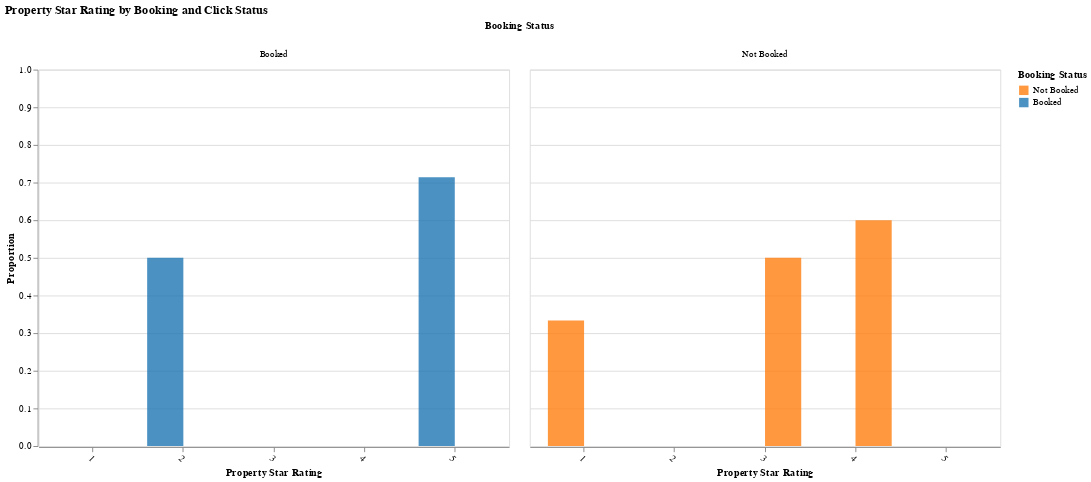

The code cell stored with this chart in its notebook:
### Code cell
import altair as alt
import polars as pl

# ✅ Dummy Aggregated DataFrame (Replace with actual dataset)
agg_df = pl.DataFrame({
    "prop_starrating": ["1", "2", "3", "4", "5"],
    "click_bool": ["1", "1", "0", "0", "1"],
    "booking_bool": ["0", "1", "0", "0", "1"],
    "proportion": [0.1, 0.2, 0.15, 0.3, 0.25],
    "click_proportion": [0.3, 0.4, 0.3, 0.5, 0.35]  # Click-based proportions
})

# ✅ Convert DataFrame to Altair-compatible format
agg_df = agg_df.to_pandas()

# ✅ Dropdown for Clicked vs. Not Clicked
click_selection = alt.param(
    name="click_bool_selection",
    bind=alt.binding_select(
        options=["All", "0", "1"],
        labels=["Both", "Not Clicked", "Clicked"],
        name="Click Status"
    ),
    value="All"
)

# ✅ Dropdown for Booked vs. Not Booked
book_selection = alt.param(
    name="book_bool_selection",
    bind=alt.binding_select(
        options=["All", "0", "1"],
        labels=["Both", "Not Booked", "Booked"],
        name="Booking Status"
    ),
    value="All"
)

# ✅ Dropdown for Overall Proportion vs. Given Clicked
proportion_type_selection = alt.param(
    name="proportion_type_selection",
    bind=alt.binding_select(
        options=["Overall", "Given Clicked"],
        labels=["Overall Proportion", "Proportion Given Clicked"],
        name="Proportion Type"
    ),
    value="Overall"
)

# ✅ Precompute Adjusted Proportion (Outside Altair)
agg_df["adjusted_proportion"] = agg_df.apply(
    lambda row: row["proportion"] / row["click_proportion"]
    if row["click_proportion"] > 0 and proportion_type_selection == "Given Clicked"
    else row["proportion"],
    axis=1
)

# ✅ Filtering Logic
filter_condition = (
    ((click_selection == "All") | ((click_selection == "0") & (alt.datum.click_bool == "0")) | ((click_selection == "1") & (alt.datum.click_bool == "1"))) &
    ((book_selection == "All") | ((book_selection == "0") & (alt.datum.booking_bool == "0")) | ((book_selection == "1") & (alt.datum.booking_bool == "1")))
)

# ✅ Chart Definition
chart = alt.Chart(agg_df).transform_calculate(
    click_label="datum.click_bool == '1' ? 'Clicked' : 'Not Clicked'",
    book_label="datum.booking_bool == '1' ? 'Booked' : 'Not Booked'"
).mark_bar(opacity=0.8).encode(
    x=alt.X("prop_starrating:O", title="Property Star Rating"),
    xOffset=alt.XOffset("click_label:N"),  # ✅ Moves Clicked & Not Clicked Side by Side
    y=alt.Y("adjusted_proportion:Q", title="Proportion", scale=alt.Scale(domain=[0, 1])),
    color=alt.Color(
        "book_label:N",
        scale=alt.Scale(domain=['Not Booked', 'Booked'], range=['#ff7f0e', '#1f77b4']),
        legend=alt.Legend(title="Booking Status")
    ),
    column=alt.Column("book_label:N", title="Booking Status"),
    tooltip=["prop_starrating", "adjusted_proportion", "click_label:N", "book_label:N"]
).transform_filter(
    filter_condition
).add_params(
    click_selection,
    book_selection,
    proportion_type_selection
).properties(
    width=500,
    height=400,
    title="Property Star Rating by Booking and Click Status"
).configure_axisX(
    labelAngle=45
)

chart

### Figure 1 — Vega specification as saved in the notebook (floating-point values rounded to 4 significant figures)
{"$schema": "https://vega.github.io/schema/vega/v5.json", "data": [{"name": "_server_source_0", "values": [{"prop_starrating": "1", "click_bool": "1", "booking_bool": "0", "proportion": 0.1, "click_proportion": 0.3, "adjusted_proportion": 0.3333, "click_label": "Clicked", "book_label": "Not Booked"}, {"prop_starrating": "2", "click_bool": "1", "booking_bool": "1", "proportion": 0.2, "click_proportion": 0.4, "adjusted_proportion": 0.5, "click_label": "Clicked", "book_label": "Booked"}, {"prop_starrating": "3", "click_bool": "0", "booking_bool": "0", "proportion": 0.15, "click_proportion": 0.3, "adjusted_proportion": 0.5, "click_label": "Not Clicked", "book_label": "Not Booked"}, {"prop_starrating": "4", "click_bool": "0", "booking_bool": "0", "proportion": 0.3, "click_proportion": 0.5, "adjusted_proportion": 0.6, "click_label": "Not Clicked", "book_label": "Not Booked"}, {"prop_starrating": "5", "click_bool": "1", "booking_bool": "1", "proportion": 0.25, "click_proportion": 0.35, "adjusted_proportion": 0.7143, "click_label": "Clicked", "book_label": "Booked"}]}, {"name": "source_0", "source": "_server_source_0", "transform": [{"type": "filter", "expr": "((((click_bool_selection === 'All') || ((click_bool_selection === '0') && (datum.click_bool === '0'))) || ((click_bool_selection === '1') && (datum.click_bool === '1'))) && (((book_bool_selection === 'All') || ((book_bool_selection === '0') && (datum.booking_bool === '0'))) || ((book_bool_selection === '1') && (datum.booking_bool === '1'))))"}, {"type": "stack", "field": "adjusted_proportion", "groupby": ["prop_starrating", "click_label", "book_label"], "sort": {"field": ["book_label"], "order": ["descending"]}, "as": ["adjusted_proportion_start", "adjusted_proportion_end"], "offset": "zero"}, {"type": "filter", "expr": "isValid(datum[\"adjusted_proportion\"]) && isFinite(+datum[\"adjusted_proportion\"])"}]}, {"name": "column_domain", "source": "source_0", "transform": [{"type": "aggregate", "groupby": ["book_label"]}]}, {"name": "source_0_x_domain_prop_starrating", "source": "source_0", "transform": [{"type": "aggregate", "groupby": ["prop_starrating"], "fields": [], "ops": [], "as": []}, {"type": "formula", "expr": "datum['prop_starrating']", "as": "sort_field"}, {"type": "project", "fields": ["prop_starrating"]}]}, {"name": "source_0_xOffset_domain_click_label", "source": "source_0", "transform": [{"type": "aggregate", "groupby": ["click_label"], "fields": [], "ops": [], "as": []}, {"type": "formula", "expr": "datum['click_label']", "as": "sort_field"}, {"type": "project", "fields": ["click_label"]}]}], "signals": [{"name": "child_width", "value": 500}, {"name": "child_height", "value": 400}, {"name": "click_bool_selection", "value": "All", "bind": {"input": "select", "options": ["All", "0", "1"], "labels": ["Both", "Not Clicked", "Clicked"], "name": "Click Status"}}, {"name": "book_bool_selection", "value": "All", "bind": {"input": "select", "options": ["All", "0", "1"], "labels": ["Both", "Not Booked", "Booked"], "name": "Booking Status"}}, {"name": "proportion_type_selection", "value": "Overall", "bind": {"input": "select", "options": ["Overall", "Given Clicked"], "labels": ["Overall Proportion", "Proportion Given Clicked"], "name": "Proportion Type"}}], "marks": [{"type": "group", "name": "column-title", "title": {"text": "Booking Status", "offset": 10, "style": "guide-title"}, "role": "column-title"}, {"type": "group", "name": "row_header", "encode": {"update": {"height": {"signal": "child_height"}}}, "axes": [{"scale": "y", "tickCount": {"signal": "ceil(child_height/40)"}, "title": "Proportion", "orient": "left", "grid": false, "labelOverlap": true, "zindex": 0}], "role": "row-header"}, {"type": "group", "name": "column_header", "from": {"data": "column_domain"}, "sort": {"field": "datum[\"book_label\"]", "order": "ascending"}, "encode": {"update": {"width": {"signal": "child_width"}}}, "title": {"text": {"signal": "isValid(parent[\"book_label\"]) ? parent[\"book_label\"] : \"\"+parent[\"book_label\"]"}, "offset": 10, "style": "guide-label", "frame": "group"}, "role": "column-header"}, {"type": "group", "name": "column_footer", "from": {"data": "column_domain"}, "sort": {"field": "datum[\"book_label\"]", "order": "ascending"}, "encode": {"update": {"width": {"signal": "child_width"}}}, "axes": [{"scale": "x", "labelBaseline": "top", "zindex": 0, "grid": false, "labelAlign": "left", "orient": "bottom", "title": "Property Star Rating"}], "role": "column-footer"}, {"type": "group", "name": "cell", "from": {"facet": {"data": "source_0", "name": "facet", "groupby": ["book_label"]}}, "sort": {"field": ["datum[\"book_label\"]"], "order": ["ascending"]}, "encode": {"update": {"width": {"signal": "child_width"}, "height": {"signal": "child_height"}}}, "marks": [{"type": "rect", "name": "child_marks", "from": {"data": "facet"}, "encode": {"update": {"opacity": {"value": 0.8}, "width": {"signal": "max(0.25, bandwidth('xOffset'))"}, "fill": {"field": "book_label", "scale": "color"}, "x": {"field": "prop_starrating", "scale": "x", "offset": {"field": "click_label", "scale": "xOffset"}}, "tooltip": {"signal": "{\"prop_starrating\": isValid(datum[\"prop_starrating\"]) ? datum[\"prop_starrating\"] : \"\"+datum[\"prop_starrating\"], \"adjusted_proportion\": format(datum[\"adjusted_proportion\"], \"\"), \"click_label\": isValid(datum[\"click_label\"]) ? datum[\"click_label\"] : \"\"+datum[\"click_label\"], \"book_label\": isValid(datum[\"book_label\"]) ? datum[\"book_label\"] : \"\"+datum[\"book_label\"]}"}, "y": {"field": "adjusted_proportion_end", "scale": "y"}, "y2": {"field": "adjusted_proportion_start", "scale": "y"}}}, "style": ["bar"]}], "axes": [{"scale": "y", "zindex": 0, "gridScale": "x", "maxExtent": 0, "labels": false, "ticks": false, "orient": "left", "minExtent": 0, "tickCount": {"signal": "ceil(child_height/40)"}, "grid": true, "domain": false, "aria": false}], "style": "cell"}], "scales": [{"name": "x", "type": "band", "domain": {"data": "source_0_x_domain_prop_starrating", "field": "prop_starrating", "sort": true}, "range": [0, {"signal": "child_width"}], "paddingInner": 0.2, "paddingOuter": 0.2}, {"name": "y", "type": "linear", "domain": [0, 1], "range": [{"signal": "child_height"}, 0], "zero": true}, {"name": "xOffset", "type": "band", "domain": {"data": "source_0_xOffset_domain_click_label", "field": "click_label", "sort": true}, "range": [0, {"signal": "bandwidth('x')"}]}, {"name": "color", "type": "ordinal", "domain": ["Not Booked", "Booked"], "range": ["#ff7f0e", "#1f77b4"]}], "title": {"text": "Property Star Rating by Booking and Click Status", "anchor": "start"}, "padding": 5, "layout": {"padding": 20, "offset": {"columnTitle": 10}, "columns": {"signal": "length(data('column_domain'))"}, "bounds": "full", "align": "all"}, "config": {"axisX": {"labelAngle": 45}}, "background": "white", "legends": [{"title": "Booking Status", "fill": "color", "symbolType": "square", "encode": {"symbols": {"update": {"opacity": {"value": 0.8}}}}}]}
